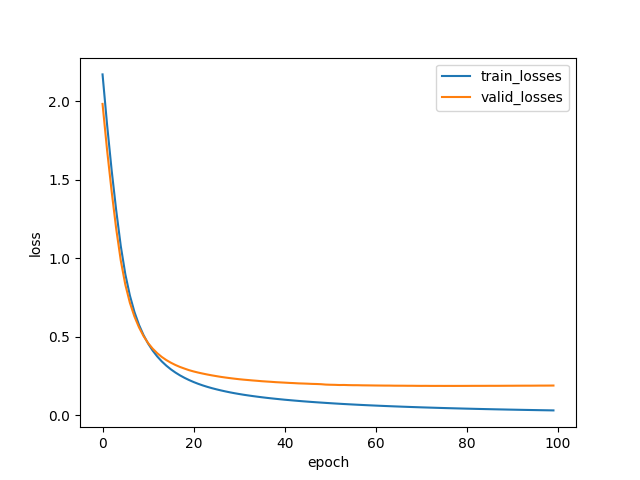

The script that saved this image:
import os
import random

import matplotlib.pyplot as plt
import numpy as np
import torch
from sklearn.datasets import load_digits
from sklearn.model_selection import train_test_split
from torch import nn, optim
from torch.utils.data import DataLoader, TensorDataset
from tqdm import tqdm


def seed_torch(seed=1485):
    random.seed(seed)
    os.environ["PYTHONHASHSEED"] = str(seed)
    np.random.seed(seed)
    torch.manual_seed(seed)
    torch.cuda.manual_seed(seed)
    torch.backends.cudnn.deterministic = True


def train_1epoch(model, train_loader, lossfun, optimizer, device):
    model.train()
    total_loss, total_acc = 0.0, 0.0

    for x, y in tqdm(train_loader):
        x = x.to(device)
        y = y.to(device)

        optimizer.zero_grad()
        # yの予測値を算出
        out = model(x)

        # 損失を計算
        loss = lossfun(out, y)
        loss.backward()

        # 勾配を更新
        optimizer.step()

        # バッチ単位の損失を計算
        total_loss += loss.item() * x.size(0)

        # バッチ単位の正答率を計算
        _, pred = torch.max(out, 1)
        total_acc += torch.sum(pred == y.data)

    avg_loss = total_loss / len(train_loader.dataset)
    avg_acc = total_acc / len(train_loader.dataset)
    return avg_acc, avg_loss


def validate_1epoch(model, val_loader, lossfun, device):
    model.eval()
    total_loss, total_acc = 0.0, 0.0

    with torch.no_grad():
        for x, y in tqdm(val_loader):
            x = x.to(device)
            y = y.to(device)

            out = model(x)
            loss = lossfun(out, y)
            _, pred = torch.max(out, 1)

            total_loss += loss.item() * x.size(0)
            total_acc += torch.sum(pred == y.data)

    avg_loss = total_loss / len(val_loader.dataset)
    avg_acc = total_acc / len(val_loader.dataset)
    return avg_acc, avg_loss


def predict(model, loader, device):
    pred_fun = torch.nn.Softmax(dim=1)
    preds = []
    for x, _ in tqdm(loader):
        with torch.set_grad_enabled(False):
            x = x.to(device)
            y = pred_fun(model(x))
        y = y.cpu().numpy()
        y = np.argmax(y, axis=1)
        preds.append(y)
    preds = np.concatenate(preds)
    return preds


if __name__ == "__main__":
    seed_torch()
    device = torch.device("cuda:0" if torch.cuda.is_available() else "cpu")

    digits = load_digits()
    X = digits.data
    y = digits.target

    # train と test に分割
    X_train, X_test, y_train, y_test = train_test_split(
        X, y, test_size=0.3, stratify=y, random_state=42
    )
    # train から valid を切り出す
    X_train, X_valid, y_train, y_valid = train_test_split(
        X_train, y_train, test_size=0.2, stratify=y_train, random_state=0
    )

    X_train = torch.tensor(X_train, dtype=torch.float32)
    X_valid = torch.tensor(X_valid, dtype=torch.float32)
    X_test = torch.tensor(X_test, dtype=torch.float32)
    y_train = torch.tensor(y_train, dtype=torch.int64)
    y_valid = torch.tensor(y_valid, dtype=torch.int64)
    y_test = torch.tensor(y_test, dtype=torch.int64)

    train_dataset = TensorDataset(X_train, y_train)
    train_loader = DataLoader(train_dataset, batch_size=64, shuffle=False)
    val_dataset = TensorDataset(X_valid, y_valid)
    val_loader = DataLoader(val_dataset, batch_size=64, shuffle=False)
    test_dataset = TensorDataset(X_test, y_test)
    test_loader = DataLoader(test_dataset, batch_size=64, shuffle=False)

    model = nn.Sequential(
        nn.Linear(64, 32),
        nn.ReLU(),
        nn.Linear(32, 16),
        nn.ReLU(),
        nn.Linear(16, 10),
    )
    model = model.to(device)

    lossfun = nn.CrossEntropyLoss()
    optimizer = optim.SGD(model.parameters(), lr=0.01)

    train_losses = []
    valid_losses = []

    for ep in range(100):
        train_acc, train_loss = train_1epoch(
            model, train_loader, lossfun, optimizer, device
        )
        valid_acc, valid_loss = validate_1epoch(
            model, val_loader, lossfun, device
        )

        train_losses.append(train_loss)
        valid_losses.append(valid_loss)

    plt.plot(train_losses, label="train_losses")
    plt.plot(valid_losses, label="valid_losses")
    plt.xlabel("epoch")
    plt.ylabel("loss")
    plt.legend()
    plt.savefig("02_mlp_hold_out.png")

    test_preds = predict(model, test_loader, device)

    print("train acc", train_acc.item())
    print("valid acc", valid_acc.item())
    print(
        "test acc",
        sum(y_test.detach().numpy().copy() == test_preds) / len(y_test),
    )
